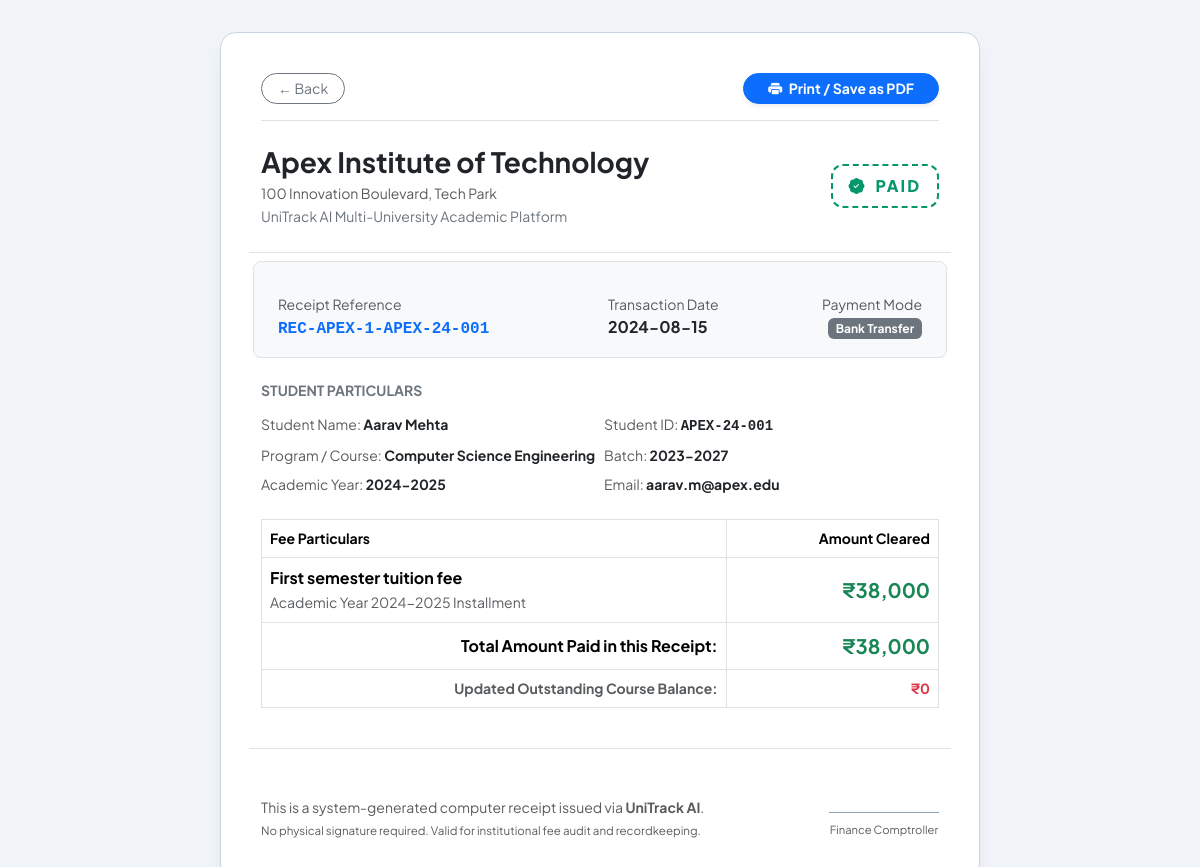
Page /student/fees/receipt/REC-APEX-1-APEX-24-001 (signed in) on the committed database.
### tables this page shows
CREATE TABLE universities (
            id TEXT PRIMARY KEY,
            name TEXT NOT NULL,
            email TEXT UNIQUE NOT NULL,
            address TEXT,
            status TEXT NOT NULL DEFAULT 'pending', -- 'pending', 'active', 'suspended', 'inactive'
            subscription_plan TEXT DEFAULT 'Standard',
            created_at TIMESTAMP DEFAULT CURRENT_TIMESTAMP,
            approved_at TIMESTAMP,
            approved_by TEXT
        );

CREATE TABLE fee_payments (
            id INTEGER PRIMARY KEY AUTOINCREMENT,
            university_id TEXT NOT NULL,
            fee_record_id INTEGER NOT NULL,
            amount REAL NOT NULL,
            payment_date DATE NOT NULL,
            payment_method TEXT NOT NULL, -- 'Bank Transfer', 'Demand Draft', 'UPI', 'Cheque', 'Cash'
            receipt_reference TEXT NOT NULL UNIQUE,
            notes TEXT,
            created_at TIMESTAMP DEFAULT CURRENT_TIMESTAMP,
            FOREIGN KEY (university_id) REFERENCES universities (id) ON DELETE CASCADE,
            FOREIGN KEY (fee_record_id) REFERENCES fee_records (id) ON DELETE CASCADE
        );

CREATE TABLE students (
            id INTEGER PRIMARY KEY AUTOINCREMENT,
            university_id TEXT NOT NULL,
            student_id TEXT NOT NULL,
            full_name TEXT NOT NULL,
            email TEXT NOT NULL,
            phone TEXT,
            profile_photo TEXT,
            department_id INTEGER,
            section_id INTEGER,
            academic_year TEXT NOT NULL,
            semester INTEGER DEFAULT 1,
            enrollment_date DATE,
            enrollment_status TEXT DEFAULT 'Active', -- 'Active', 'Inactive', 'Graduated', 'Suspended'
            gender TEXT,
            age INTEGER,
            logins INTEGER DEFAULT 0,
            content_reads INTEGER DEFAULT 0,
            forum_posts INTEGER DEFAULT 0,
            quiz_reviews INTEGER DEFAULT 0,
            created_at TIMESTAMP DEFAULT CURRENT_TIMESTAMP, course_id INTEGER, course_name TEXT, batch_id INTEGER, batch_name TEXT, admission_date DATE, total_fee REAL DEFAULT 0.0, password_hash TEXT,
            UNIQUE(university_id, student_id),
            FOREIGN KEY (university_id) REFERENCES universities (id) ON DELETE CASCADE,
            FOREIGN KEY (department_id) REFERENCES departments (id) ON DELETE SET NULL,
            FOREIGN KEY (section_id) REFERENCES sections (id) ON DELETE SET NULL
        );

CREATE TABLE fee_records (
            id INTEGER PRIMARY KEY AUTOINCREMENT,
            university_id TEXT NOT NULL,
            student_id INTEGER NOT NULL,
            academic_year TEXT NOT NULL,
            total_fee REAL NOT NULL,
            paid_amount REAL NOT NULL DEFAULT 0.0,
            pending_amount REAL NOT NULL,
            due_date DATE,
            payment_status TEXT NOT NULL DEFAULT 'Pending', -- 'Paid', 'Partial', 'Pending'
            created_at TIMESTAMP DEFAULT CURRENT_TIMESTAMP,
            UNIQUE(university_id, student_id, academic_year),
            FOREIGN KEY (university_id) REFERENCES universities (id) ON DELETE CASCADE,
            FOREIGN KEY (student_id) REFERENCES students (id) ON DELETE CASCADE
        );

### Student_Performance_Analytics/app.py (the view)
@app.route('/student/fees/receipt/<receipt_ref>')
def fee_receipt_view(receipt_ref):
    with db_session() as conn:
        cursor = conn.cursor()
        cursor.execute("""
            SELECT fp.*, fr.total_fee, fr.paid_amount, fr.pending_amount, fr.academic_year,
                   s.full_name as student_name, s.student_id as student_code, s.email as student_email,
                   s.course_name, s.batch_name, uni.name as university_name, uni.address as university_address
            FROM fee_payments fp
            JOIN fee_records fr ON fp.fee_record_id = fr.id
            JOIN students s ON fr.student_id = s.id
            JOIN universities uni ON fp.university_id = uni.id
            WHERE fp.receipt_reference = ?
        """, (receipt_ref,))
        receipt = cursor.fetchone()
        if not receipt:
            abort(404, description="Payment receipt reference not found.")
        user = get_current_user()
        if user and user.get('role') == 'student' and user.get('student_code') != receipt['student_code']:
            abort(403, description="Unauthorized to view another student's payment receipt.")
    return render_template('fee_receipt.html', receipt=dict(receipt))

### Student_Performance_Analytics/app.py (called while the page is built)
@app.context_processor
def inject_global_template_vars():
    return {
        'current_user': get_current_user(),
        'csrf_token': generate_csrf_token,
        'generate_csrf_token': generate_csrf_token,
        'today': datetime.date.today().strftime('%Y-%m-%d')
    }

@app.before_request
def csrf_protection_hook():
    if app.config.get('TESTING'):
        return
    exempt_paths = ['/api/status', '/api/predict']
    if request.path not in exempt_paths:
        validate_csrf()

### Student_Performance_Analytics/auth.py (called while the page is built)
def validate_csrf():
    if request.method in ['POST', 'PUT', 'DELETE', 'PATCH']:
        token = (
            request.headers.get('X-CSRFToken') or
            request.form.get('csrf_token') or
            (request.is_json and request.get_json(silent=True) and request.get_json(silent=True).get('csrf_token'))
        )
        expected_token = session.get('_csrf_token')
        if not expected_token or not token or token != expected_token:
            log_audit_event('CSRF_VALIDATION_FAILED', f"Path: {request.path}")
            if request.is_json:
                abort(403, description="CSRF token validation failed or missing.")
            flash("Security check failed (CSRF token missing or expired). Please try again.", "danger")
            abort(403)

def get_current_user():
    return session.get('user')

### Student_Performance_Analytics/database.py (called while the page is built, shortened)
def get_db_connection():
    use_mysql = os.environ.get('USE_MYSQL', '0') == '1' or DATABASE_URL.startswith('mysql')
    if DATABASE_URL.startswith('sqlite') or not (DATABASE_URL.startswith('postgres') or DATABASE_URL.startswith('postgresql')):
        conn = sqlite3.connect(DB_PATH, timeout=30.0)
        conn.row_factory = sqlite3.Row
        conn.execute("PRAGMA foreign_keys = ON;")
        conn.execute("PRAGMA journal_mode = WAL;")
        conn.execute("PRAGMA busy_timeout = 30000;")
        return conn
    else:
        import psycopg2
        from psycopg2.extras import RealDictCursor
        conn = psycopg2.connect(DATABASE_URL, cursor_factory=RealDictCursor)
        return conn

@contextmanager
def db_session():
    if getattr(_local, 'conn', None) is not None:
        yield _local.conn
    else:
        conn = get_db_connection()
        _local.conn = conn
        try:
            yield conn
            conn.commit()
        except Exception as e:
            conn.rollback()
            raise e
        finally:
            _local.conn = None
            conn.close()

### Student_Performance_Analytics/templates/fee_receipt.html (shortened to what this page needs)
<!DOCTYPE html>
<html lang="en">
<head>
    <link href="https://cdn.jsdelivr.net/npm/bootstrap@5.3.3/dist/css/bootstrap.min.css" rel="stylesheet">
    <link rel="stylesheet" href="https://cdn.jsdelivr.net/npm/bootstrap-icons@1.11.3/font/bootstrap-icons.min.css">
</head>
<body>
    <div class="receipt-card">
        <div class="d-flex justify-content-between align-items-center mb-4 no-print pb-3 border-bottom">
            <button onclick="window.history.back()" class="btn btn-outline-secondary btn-sm rounded-pill px-3">
                &larr; Back
            </button>
            <button onclick="window.print()" class="btn btn-primary btn-sm rounded-pill px-4 fw-bold shadow-sm">
                <i class="bi bi-printer-fill me-1"></i> Print / Save as PDF
            </button>
        </div>
        <div class="row align-items-center pb-4 border-bottom mb-4">
            <div class="col-8">
                <h3 class="fw-bold text-dark mb-1">{{ receipt.university_name }}</h3>
                <p class="text-muted small mb-0">{{ receipt.university_address or 'Official Campus Administration & Finance Department' }}</p>
                <small class="text-secondary">UniTrack AI Multi-University Academic Platform</small>
            </div>
            <div class="col-4 text-end">
                <div class="watermark">
                    <i class="bi bi-patch-check-fill me-1"></i> PAID
                </div>
            </div>
        </div>
        <div class="row g-3 p-3 bg-light rounded-3 mb-4 border">
            <div class="col-sm-6">
                <span class="text-muted small d-block">Receipt Reference</span>
                <strong class="font-monospace text-primary fs-6">{{ receipt.receipt_reference }}</strong>
            </div>
            <div class="col-sm-3">
                <span class="text-muted small d-block">Transaction Date</span>
                <strong class="text-dark">{{ receipt.payment_date }}</strong>
            </div>
            <div class="col-sm-3 text-sm-end">
                <span class="text-muted small d-block">Payment Mode</span>
                <span class="badge bg-secondary">{{ receipt.payment_method }}</span>
            </div>
        </div>
        <div class="mb-4">
            <h6 class="text-uppercase small fw-bold text-secondary mb-3">Student Particulars</h6>
            <div class="row g-2 small">
                <div class="col-sm-6">
                    <span class="text-muted">Student Name:</span> <strong class="text-dark">{{ receipt.student_name }}</strong>
                </div>
                <div class="col-sm-6">
                    <span class="text-muted">Student ID:</span> <strong class="text-dark font-monospace">{{ receipt.student_code }}</strong>
                </div>
                <div class="col-sm-6">
                    <span class="text-muted">Program / Course:</span> <strong class="text-dark">{{ receipt.course_name or 'B.Tech Program' }}</strong>
                </div>
                <div class="col-sm-6">
                    <span class="text-muted">Batch:</span> <strong class="text-dark">{{ receipt.batch_name or 'Current' }}</strong>
                </div>
                <div class="col-sm-6">
                    <span class="text-muted">Academic Year:</span> <strong class="text-dark">{{ receipt.academic_year }}</strong>
                </div>
                <div class="col-sm-6">
                    <span class="text-muted">Email:</span> <strong class="text-dark">{{ receipt.student_email }}</strong>
                </div>
            </div>
        </div>
        <div class="table-responsive mb-4">
            <table class="table table-bordered align-middle">
                <thead class="bg-light small">
                    <tr>
                        <th>Fee Particulars</th>
                        <th class="text-end">Amount Cleared</th>
                    </tr>
                </thead>
                <tbody>
                    <tr>
                        <td>
                            <strong class="d-block">{{ receipt.notes or 'Tuition & Academic Examination Fee' }}</strong>
                            <small class="text-muted">Academic Year {{ receipt.academic_year }} Installment</small>
                        </td>
                        <td class="text-end fw-bold text-success fs-5">
                            &#8377;{{ "{:,.0f}".format(receipt.amount) }}
                        </td>
                    </tr>
                </tbody>
                <tfoot class="bg-light">
                    <tr>
                        <th class="text-end">Total Amount Paid in this Receipt:</th>
                        <th class="text-end text-success fs-5">&#8377;{{ "{:,.0f}".format(receipt.amount) }}</th>
                    </tr>
                    <tr>
                        <th class="text-end text-muted small">Updated Outstanding Course Balance:</th>
                        <th class="text-end text-danger small">&#8377;{{ "{:,.0f}".format(receipt.pending_amount) }}</th>
                    </tr>
                </tfoot>
            </table>
        </div>
        <div class="row pt-4 border-top text-muted small align-items-end">
            <div class="col-8">
                <p class="mb-1">This is a system-generated computer receipt issued via <strong>UniTrack AI</strong>.</p>
                <p class="mb-0 text-muted" style="font-size: 0.72rem;">No physical signature required. Valid for institutional fee audit and recordkeeping.</p>
            </div>
            <div class="col-4 text-end">
                <div class="text-center d-inline-block">
                    <div style="width: 110px; height: 40px; border-bottom: 1px solid #94a3b8; margin: 0 auto 5px;"></div>
                    <span class="small text-muted" style="font-size: 0.7rem;">Finance Comptroller</span>
                </div>
            </div>
        </div>
    </div>
</body>
</html>

### Student_Performance_Analytics/templates/fee_receipt.html (style rules this page uses)
body { font-family: 'Plus Jakarta Sans', sans-serif; background: #f1f5f9; color: #1e293b; padding: 2rem 1rem; }
.receipt-card { max-width: 760px; margin: 0 auto; background: #ffffff; border-radius: 16px; border: 1px solid #cbd5e1; box-shadow: 0 10px 25px -5px rgba(0, 0, 0, 0.08); padding: 2.5rem; }
.watermark { border: 2px dashed #059669; border-radius: 12px; padding: 0.5rem 1rem; color: #059669; font-weight: 800; display: inline-block; letter-spacing: 2px; }

### rows in the picture
universities: university_name "Apex Institute of Technology", address "100 Innovation Boulevard, Tech Park"
fee_payments: receipt_reference "REC-APEX-1-APEX-24-001", payment_date "2024-08-15", payment_method "Bank Transfer", notes "First semester tuition fee", amount "38,000"
students: student_name "Aarav Mehta", student_code "APEX-24-001", course_name "Computer Science Engineering", batch_name "2023-2027", student_email "aarav.m@apex.edu"
fee_records: academic_year "2024-2025", pending_amount "0"
